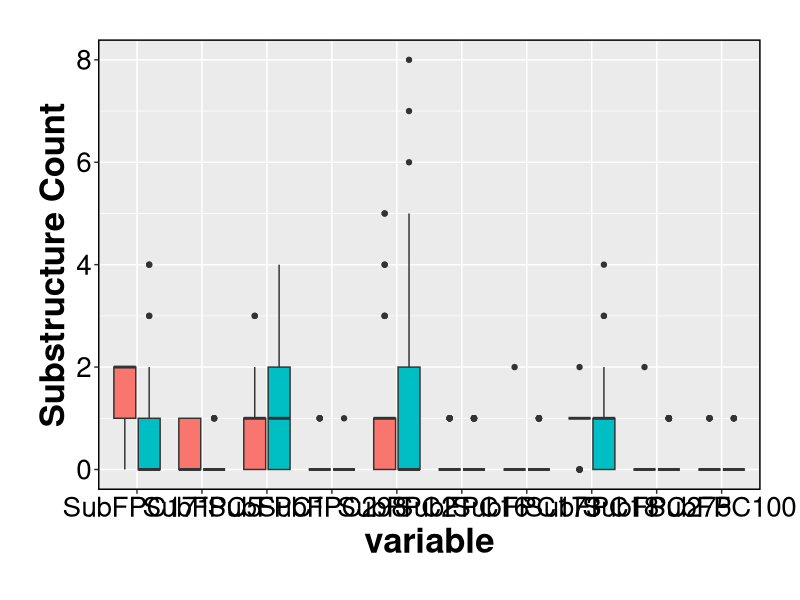

Reproduce this figure in R.
## ---- chunk 1

library(caret)
library(reshape2)

df <- read.csv("data.csv")
names <- c("Activity", "SubFPC171", "SubFPC5", "SubFPC1", "SubFPC298", "SubFPC2", "SubFPC16", "SubFPC173", "SubFPC18", "SubFPC275", 
           "SubFPC100")
df <- df[, names]
data_melt <- melt(df)
ggplot(aes(y = value, x = variable, fill = Activity), data = data_melt) + geom_boxplot() + 
  ylab("Substructure Count") + theme(
    legend.position = "none",
    axis.text.y = element_text(size = 20, colour = "black"),
    axis.text.x = element_text(size = 20, colour = "black"),
    plot.margin = unit(c(1,1, 1, 1),"cm"),
    panel.border = element_rect(linetype = "solid", colour = "black", fill = NA, size = 1),
    axis.title = element_text(size = 25, face = "bold", colour = "black")
  )



